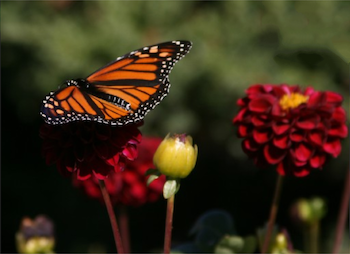
#> input picture images/fig7.png, 350 x 254 px
$ python experiment.py   (older library calls are emulated)
#> lines starting #> are read from the running program, lines starting #| are printed output that depends on the picture
#> in part3, image is the input picture: shape (254, 350, 3); mean B, G, R 24.1, 44.3, 58.2
### seam.py
"""
@rchen
email: ranchen@gatech.edu
"""
import numpy as np
import cv2
import os
import pandas as pd
from numba import jit
import matplotlib.pyplot as plt
import matplotlib.cm as cm

# I/O directories
input_dir = "images"
output_dir = "output"

#define energy functions
#only sobel gradient is used here
#but can add more if desired

def sobel_gradient_map(image):
    """
    image: 3D array, dtype = uint8
    """
    #image = np.float64(image)
    gradient_x = cv2.Sobel(image, ddepth=cv2.CV_64F, dx=1, dy=0, ksize=3, scale=1.0/1.0)
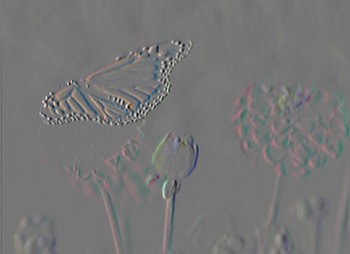
#> gradient_x: shape (254, 350, 3) float64; mean B, G, R 0.4, 0.7, 0.8; drawn with min black and max white
    gradient_x = np.absolute(gradient_x)
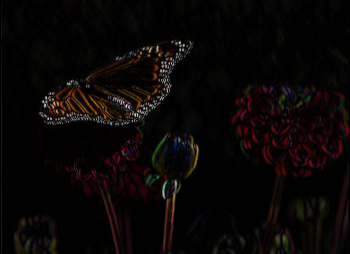
#> gradient_x: shape (254, 350, 3) float64; mean B, G, R 19.8, 23, 37.1; drawn with min black and max white
    gradient_x = np.mean(gradient_x, axis=2)
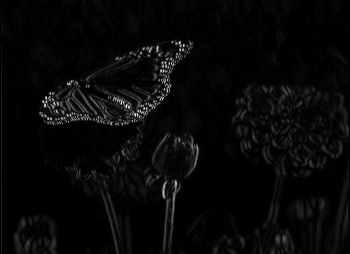
#> gradient_x: shape (254, 350) float64; min 0, max 813, mean 26.7; drawn with min black and max white

    gradient_y = cv2.Sobel(image, ddepth=cv2.CV_64F, dx=0, dy=1, ksize=3, scale=1.0/1.0)
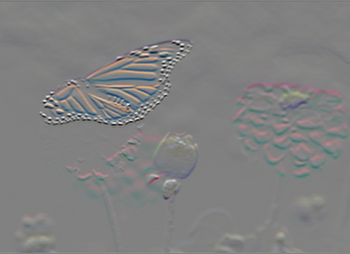
#> gradient_y: shape (254, 350, 3) float64; mean B, G, R -0.4, -0.8, -0.6; drawn with min black and max white
    gradient_y = np.absolute(gradient_y)
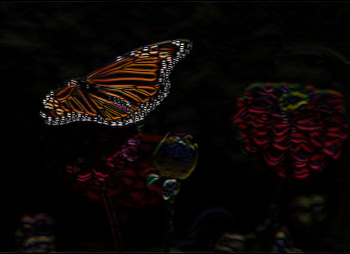
#> gradient_y: shape (254, 350, 3) float64; mean B, G, R 21.7, 26.9, 44; drawn with min black and max white
    gradient_y = np.mean(gradient_y, axis=2)
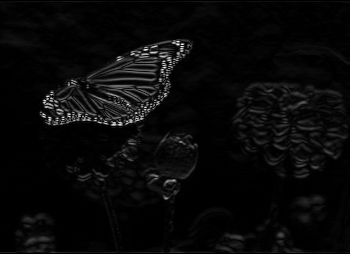
#> gradient_y: shape (254, 350) float64; min 0, max 848, mean 30.9; drawn with min black and max white

    gradient_map = 0.5 * gradient_x + 0.5 * gradient_y
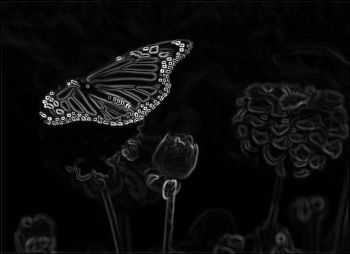
#> gradient_map: shape (254, 350) float64; min 0, max 567.7, mean 28.8; drawn with min black and max white
#> (the run stopped early here; a loop or call above may not have finished)
